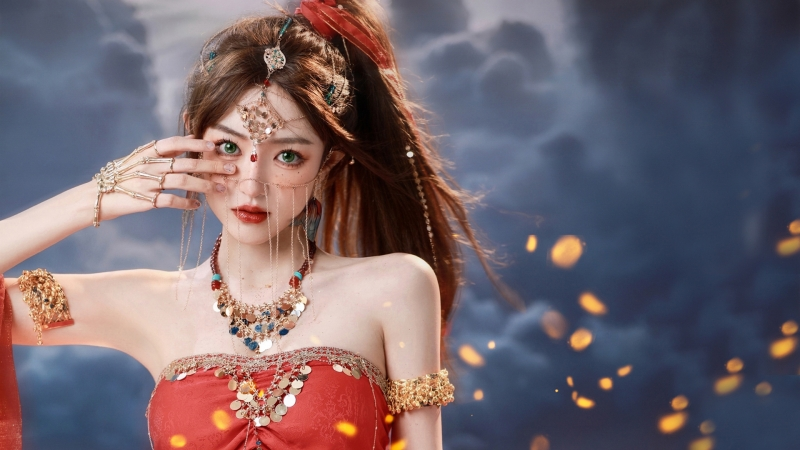
#> input picture python_Pillow_图像/images/boy.jpg, 800 x 450 px
$ python '06_模糊图像.py'
#> lines starting #> are read from the running program, lines starting #| are printed output that depends on the picture
# !/usr/bin/python3
# _*_ coding:utf-8 _*_
#
# Copyright (C) 2023 - 2023 pgl, Inc. All Rights Reserved
#
# @Time    : 2023/6/7 15:14
# @Author  : pgl
# @File    : 06_模糊图像.py
# @IDE     : PyCharm

"""
模糊图像语法格式：
filter(ImageFilter.BLUR)
"""
# 导入所需的图像库
from PIL import Image, ImageFilter

if __name__ == "__main__":
    # =============== 简单模糊 =============

    # 打开现有图像
    OriImage = Image.open('images/boy.jpg')
#> OriImage is the input picture: PIL image 800x450 RGB; mean R, G, B 114.7, 100.2, 108.1
    OriImage.show()

    blurImage = OriImage.filter(ImageFilter.BLUR)
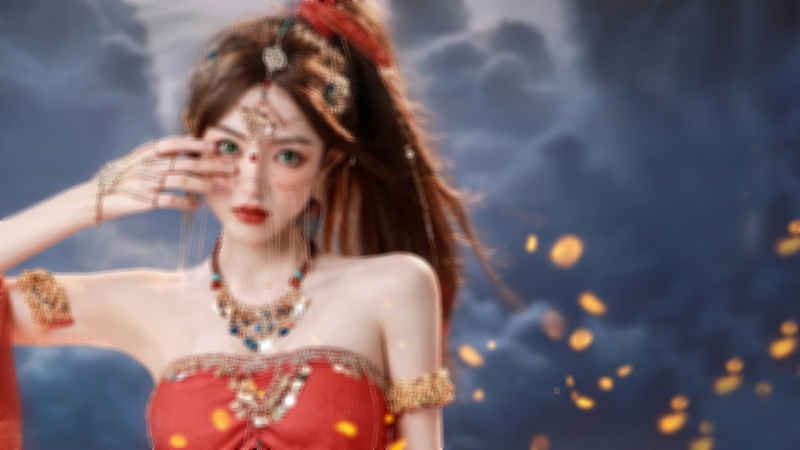
#> blurImage: PIL image 800x450 RGB; mean R, G, B 114.7, 100.3, 108.1
    blurImage.show()
    blurImage.save('images/simBlurImage.jpg')
    print("简单模糊 simBlurImage.jpg")

    # =========== Python Pillow 盒式模糊 ==============
    '''
      Python Pillow 盒式模糊语法格式：

        ImageFilter.BoxBlur(radius)
        在这个过滤器中，我们使用 "半径 "作为参数。半径与模糊值成正比。
        Radius – 一个方向上的盒子的大小。
        Radius 0 – 表示没有模糊，并返回相同的图像。
        RRadius 1 &minnus; 在每个方向取1个像素，即总共9个像素。
    '''
    # 打开现有的图像
    OriImage = Image.open('images/boy.jpg')
    OriImage.show()

    # 应用盒式模糊过滤器
    boxImage = OriImage.filter(ImageFilter.BoxBlur(5))
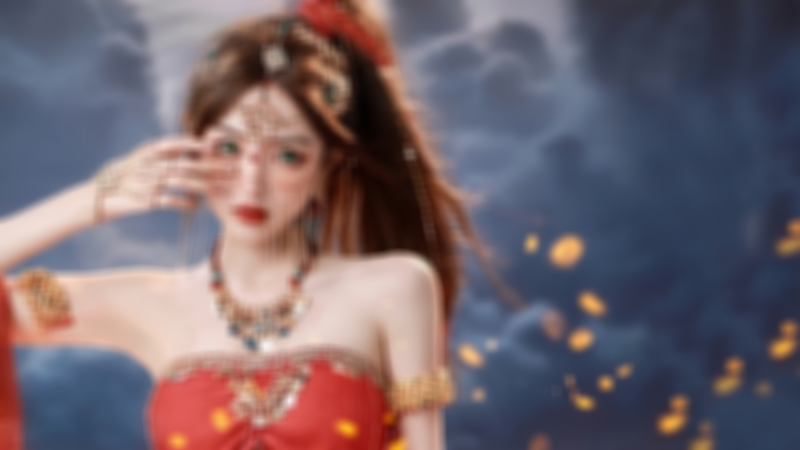
#> boxImage: PIL image 800x450 RGB; mean R, G, B 114.7, 100.2, 108.1
    boxImage.show()

    # 保存盒式模糊的图像
    boxImage.save('images/boxblur.jpg')
    print("盒式模糊 boxblur.jpg")

    # =============  高斯模糊 ===================
    '''
    高斯模糊 语法格式：
        ImageFilter.GaussianBlur(radius=2)
        这个滤镜也使用参数半径，与盒式模糊做同样的工作，只是在算法上有一些变化。简而言之，改变半径值，将产生不同强度的 "高斯模糊 "图像。
    '''

    # 打开现有图像
    OriImage = Image.open('images/boy.jpg')
    OriImage.show()

    # 应用高斯模糊滤波器
    gaussImage = OriImage.filter(ImageFilter.GaussianBlur(5))
    gaussImage.show()

    # 保存高斯模糊的图像
    gaussImage.save('images/gaussian_blur.jpg')
    print("高斯模糊 gaussian_blur.jpg")

$ run again, with python_Pillow_图像/images/1.jpg copied over python_Pillow_图像/images/boy.jpg
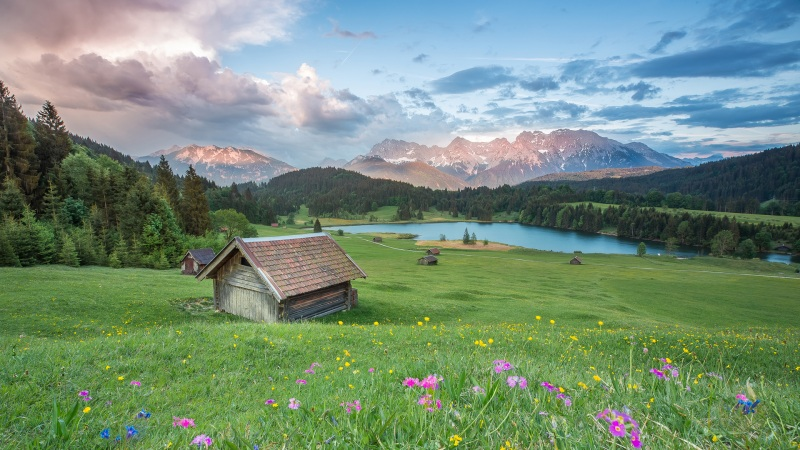
#> input picture python_Pillow_图像/images/1.jpg, 800 x 450 px
#> OriImage is the input picture: PIL image 800x450 RGB; mean R, G, B 117.3, 141.5, 120.5
#> `blurImage = OriImage.filter(ImageFilter.BLUR)`:
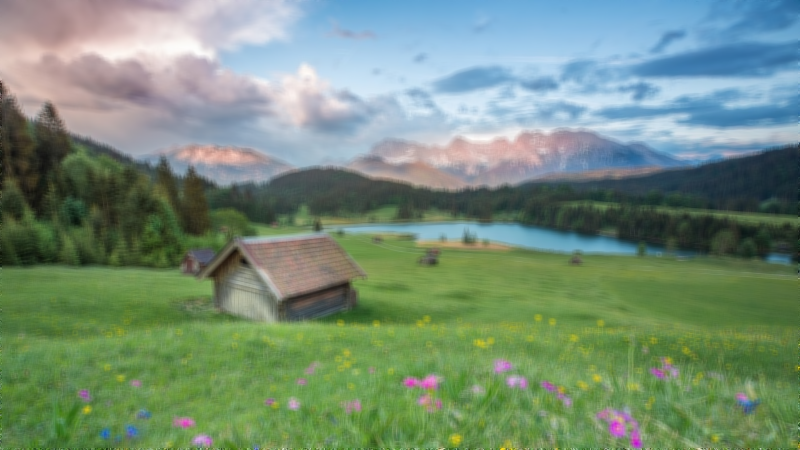
#> blurImage: PIL image 800x450 RGB; mean R, G, B 117.4, 141.5, 120.6
#> `gaussImage = OriImage.filter(ImageFilter.GaussianBlur(5))`:
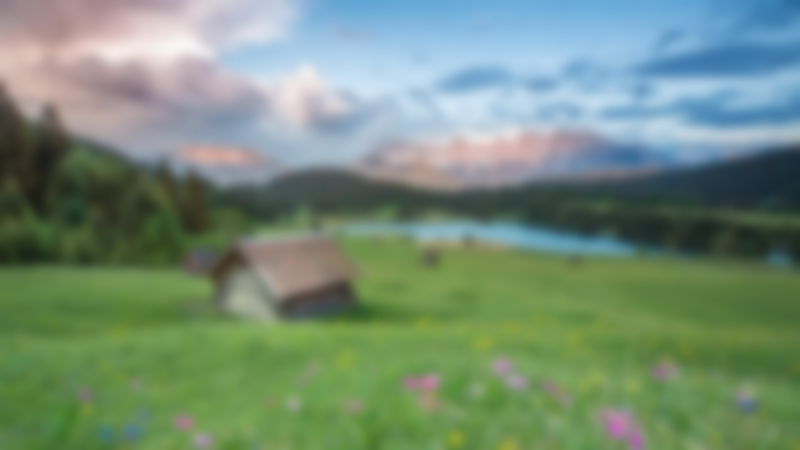
#> gaussImage: PIL image 800x450 RGB; mean R, G, B 117.3, 141.5, 120.5

$ run again, with python_Pillow_图像/images/cat.jpg copied over python_Pillow_图像/images/boy.jpg
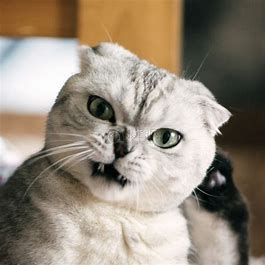
#> input picture python_Pillow_图像/images/cat.jpg, 265 x 265 px
#> OriImage is the input picture: PIL image 265x265 RGB; mean R, G, B 149.5, 138, 123.3
#> `blurImage = OriImage.filter(ImageFilter.BLUR)`:
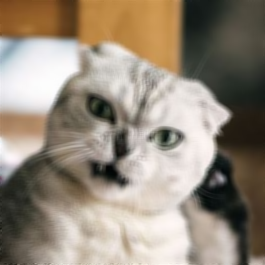
#> blurImage: PIL image 265x265 RGB; mean R, G, B 149.5, 138.1, 123.3
#> `boxImage = OriImage.filter(ImageFilter.BoxBlur(5))`:
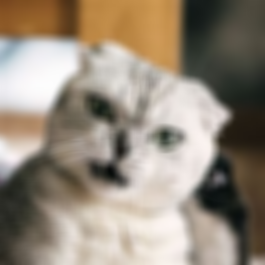
#> boxImage: PIL image 265x265 RGB; mean R, G, B 149.5, 138, 123.3
